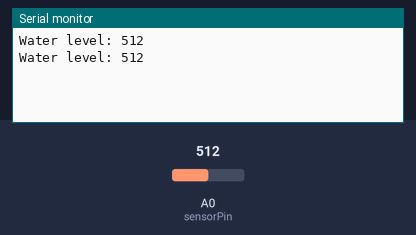
Recording of a sketch running on a simulated Arduino Uno, built with avr-gcc and run on an emulated ATmega328P. Parts: the last lines printed to the serial monitor. Inputs (shaded band) come from the test bench; at power-on: A0 (sensorPin) = 512.

Above: at 2.0 s.
2.1 s: A0 (sensorPin) set to 265
At 3.2 s:
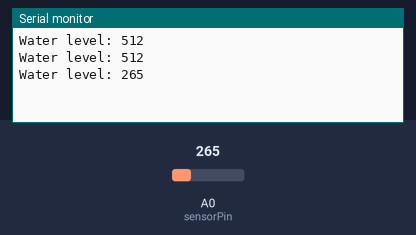
3.6 s: A0 (sensorPin) set to 241
At 5.4 s:
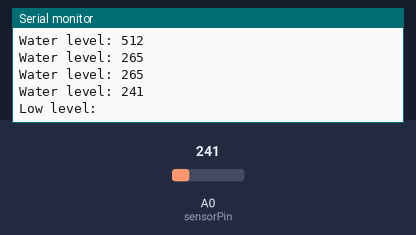
Timing chart, 0 to 6.9 s (numbered marks = the images above; inputs shaded):
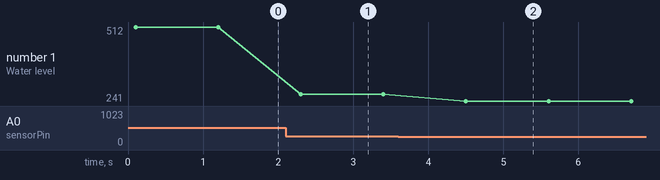

The sketch:

sourcecode.ino
```cpp
// Sensor pins
#define sensorPower 7 //light check(vcc) sensor kaj kore kina check kora
#define sensorPin A0  //connected with senson s pin
#define check 5
#define level1 250  // will change later
#define level2 500  // will change later
#define level3 1000 // will change later
#define out1 2
#define out2 4
#define out3 6


// Value for storing water level
int val = 0;

void setup() {
  // Set D7 as an OUTPUT
  pinMode(sensorPower, OUTPUT);

  // Set to LOW so no power flows through the sensor
  digitalWrite(sensorPower, LOW);
  digitalWrite(check,LOW);

  Serial.begin(9600);
}

void loop() {
  //get the reading from the function below and print it
  int level =getValue();

  Serial.print("Water level: ");
  Serial.println(level);

  //if(level>100){
  //    digitalWrite(check,HIGH);
  //    delay(2000);
  //    digitalWrite(check,LOW);
 //  }

  if(level<=level1)function1();
  else if(level<=level2)function2();
  else function3();//

  delay(1000);
}

//This is a function used to get the reading
int getValue() {
  digitalWrite(sensorPower, HIGH);  // Turn the sensor ON
  delay(100);              // wait 10 milliseconds
  val = analogRead(sensorPin);    // Read the analog value form sensor
  digitalWrite(sensorPower, LOW);   // Turn the sensor OFF
  return val;             // send current reading
}

void function1(){ // for low water level
   Serial.print("Low level: ");
   digitalWrite(out1,HIGH);
   digitalWrite(out2,LOW);
   digitalWrite(out3,LOW);

}
void function2(){
  digitalWrite(out2,HIGH);
   digitalWrite(out1,LOW);
   digitalWrite(out3,LOW);
}
void function3(){  //for high water level
   digitalWrite(out3,HIGH);
   digitalWrite(out2,LOW);
   digitalWrite(out1,LOW);
}
```

Measured:
- the behaviour switches between 251 and 250 on A0 (sensorPin) (found by bisection; images 1 and 2)
- after the input at 2.1 s, the serial monitor: prints a new line after 0.20 s (image 1)
- after the input at 3.6 s, the serial monitor: prints a new line after 0.90 s (image 2)
- plotted number 1: 512 → 265 after the input at 2.1 s, 265 → 241 after the input at 3.6 s
